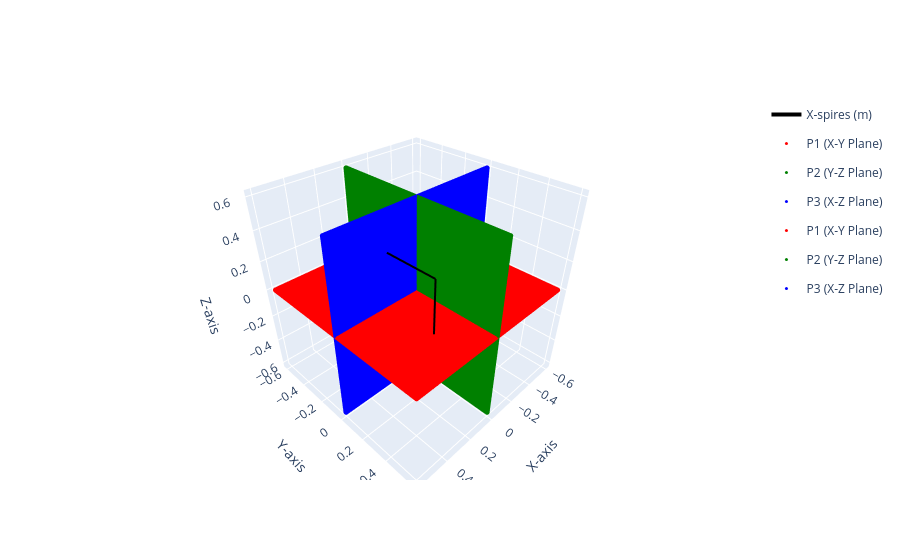

The code cell stored with this chart in its notebook:
### Code cell
# Grid generation for simulation
X, Y, Z = sim.generate_range([-0.6, 0.6],[-0.6, 0.6], [-0.6, 0.6], step_size_x = grid_length_size)

hplot.plot_grid(X, Y, Z, f0)

### Figure 1 — Plotly figure (JSON) as saved in the notebook; plotly's stock layout.template omitted (floating-point values rounded to 4 significant figures; data arrays with more than 128 entries replaced by an {"elided": "..."} marker saying what was removed)
{"data": [{"legendgroup": "X-spires (m)", "line": {"color": "black", "width": 4}, "mode": "lines", "name": "X-spires (m)", "showlegend": true, "type": "scatter3d", "x": {"elided": "401 float values"}, "y": {"elided": "401 float values"}, "z": {"elided": "401 float values"}}, {"legendgroup": "X-spires (m)", "line": {"color": "black", "width": 4}, "mode": "lines", "showlegend": false, "type": "scatter3d", "x": {"elided": "401 float values"}, "y": {"elided": "401 float values"}, "z": {"elided": "401 float values"}}, {"marker": {"color": "red", "size": 3}, "mode": "markers", "name": "P1 (X-Y Plane)", "type": "scatter3d", "x": {"elided": "10609 float values"}, "y": {"elided": "10609 float values"}, "z": {"elided": "10609 float values"}}, {"marker": {"color": "green", "size": 3}, "mode": "markers", "name": "P2 (Y-Z Plane)", "type": "scatter3d", "x": {"elided": "10609 float values"}, "y": {"elided": "10609 float values"}, "z": {"elided": "10609 float values"}}, {"marker": {"color": "blue", "size": 3}, "mode": "markers", "name": "P3 (X-Z Plane)", "type": "scatter3d", "x": {"elided": "10609 float values"}, "y": {"elided": "10609 float values"}, "z": {"elided": "10609 float values"}}, {"marker": {"color": "red", "size": 3}, "mode": "markers", "name": "P1 (X-Y Plane)", "type": "scatter3d", "x": {"elided": "15129 float values"}, "y": {"elided": "15129 float values"}, "z": {"elided": "15129 float values"}}, {"marker": {"color": "green", "size": 3}, "mode": "markers", "name": "P2 (Y-Z Plane)", "type": "scatter3d", "x": {"elided": "15129 float values"}, "y": {"elided": "15129 float values"}, "z": {"elided": "15129 float values"}}, {"marker": {"color": "blue", "size": 3}, "mode": "markers", "name": "P3 (X-Z Plane)", "type": "scatter3d", "x": {"elided": "15129 float values"}, "y": {"elided": "15129 float values"}, "z": {"elided": "15129 float values"}}], "layout": {"scene": {"xaxis": {"title": {"text": "X-axis"}}, "yaxis": {"title": {"text": "Y-axis"}}, "zaxis": {"title": {"text": "Z-axis"}}}}}
